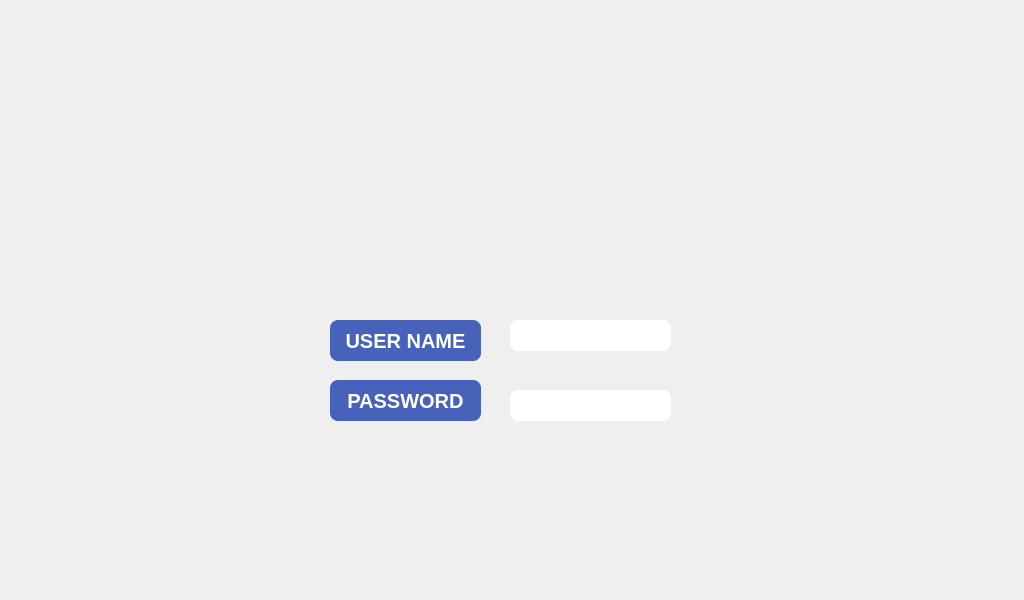
<?xml version="1.0" encoding="UTF-8"?>
<ui version="4.0">
 <class>MainWindow</class>
 <widget class="QMainWindow" name="MainWindow">
  <property name="geometry">
   <rect>
    <x>0</x>
    <y>0</y>
    <width>1024</width>
    <height>600</height>
   </rect>
  </property>
  <property name="windowTitle">
   <string>MainWindow</string>
  </property>
  <widget class="QWidget" name="centralwidget">
   <widget class="QLabel" name="lb_userName">
    <property name="geometry">
     <rect>
      <x>330</x>
      <y>320</y>
      <width>151</width>
      <height>41</height>
     </rect>
    </property>
    <property name="font">
     <font>
      <pointsize>-1</pointsize>
      <weight>75</weight>
      <italic>false</italic>
      <bold>true</bold>
     </font>
    </property>
    <property name="styleSheet">
     <string notr="true">background-color: rgb(71, 98, 186);
color:white;
boder-style: outset;
border-wiidth: 2px;
border-radius: 8px;
border-color: black;
font: bold 20px;</string>
    </property>
    <property name="text">
     <string>USER NAME</string>
    </property>
    <property name="alignment">
     <set>Qt::AlignCenter</set>
    </property>
   </widget>
   <widget class="QLineEdit" name="le_userName">
    <property name="geometry">
     <rect>
      <x>510</x>
      <y>320</y>
      <width>161</width>
      <height>31</height>
     </rect>
    </property>
    <property name="font">
     <font>
      <pointsize>-1</pointsize>
      <weight>75</weight>
      <italic>false</italic>
      <bold>true</bold>
     </font>
    </property>
    <property name="styleSheet">
     <string notr="true">
boder-style: outset;
border-wiidth: 2px;
border-radius: 8px;
border-color: black;
font: bold 16px;</string>
    </property>
    <property name="text">
     <string/>
    </property>
   </widget>
   <widget class="QLabel" name="lb_passWord">
    <property name="geometry">
     <rect>
      <x>330</x>
      <y>380</y>
      <width>151</width>
      <height>41</height>
     </rect>
    </property>
    <property name="font">
     <font>
      <pointsize>-1</pointsize>
      <weight>75</weight>
      <italic>false</italic>
      <bold>true</bold>
     </font>
    </property>
    <property name="styleSheet">
     <string notr="true">background-color: rgb(71, 98, 186);
color:white;
boder-style: outset;
border-wiidth: 2px;
border-radius: 8px;
border-color: black;
font: bold 20px;</string>
    </property>
    <property name="text">
     <string>PASSWORD</string>
    </property>
    <property name="alignment">
     <set>Qt::AlignCenter</set>
    </property>
   </widget>
   <widget class="QLineEdit" name="le_passWord">
    <property name="geometry">
     <rect>
      <x>510</x>
      <y>390</y>
      <width>161</width>
      <height>31</height>
     </rect>
    </property>
    <property name="font">
     <font>
      <pointsize>-1</pointsize>
      <weight>75</weight>
      <italic>false</italic>
      <bold>true</bold>
     </font>
    </property>
    <property name="styleSheet">
     <string notr="true">
boder-style: outset;
border-wiidth: 2px;
border-radius: 8px;
border-color: black;
font: bold 16px;</string>
    </property>
   </widget>
   <widget class="QPushButton" name="pb_login">
    <property name="geometry">
     <rect>
      <x>430</x>
      <y>440</y>
      <width>141</width>
      <height>61</height>
     </rect>
    </property>
    <property name="font">
     <font>
      <pointsize>-1</pointsize>
      <weight>75</weight>
      <italic>false</italic>
      <bold>true</bold>
     </font>
    </property>
    <property name="styleSheet">
     <string notr="true">
boder-style: outset;
border-wiidth: 2px;
border-radius: 12px;
border-color: black;
font: bold 16px;</string>
    </property>
    <property name="text">
     <string/>
    </property>
    <property name="icon">
     <iconset>
      <normaloff>WeighBridgeScreens/Button/login.png</normaloff>WeighBridgeScreens/Button/login.png</iconset>
    </property>
    <property name="iconSize">
     <size>
      <width>141</width>
      <height>141</height>
     </size>
    </property>
   </widget>
   <widget class="QLabel" name="label">
    <property name="geometry">
     <rect>
      <x>0</x>
      <y>0</y>
      <width>1024</width>
      <height>600</height>
     </rect>
    </property>
    <property name="text">
     <string/>
    </property>
    <property name="pixmap">
     <pixmap>WeighBridgeScreens/weigh bridge screen/log-in.png</pixmap>
    </property>
   </widget>
   <zorder>label</zorder>
   <zorder>lb_userName</zorder>
   <zorder>le_userName</zorder>
   <zorder>lb_passWord</zorder>
   <zorder>le_passWord</zorder>
   <zorder>pb_login</zorder>
  </widget>
 </widget>
 <resources/>
 <connections/>
</ui>
